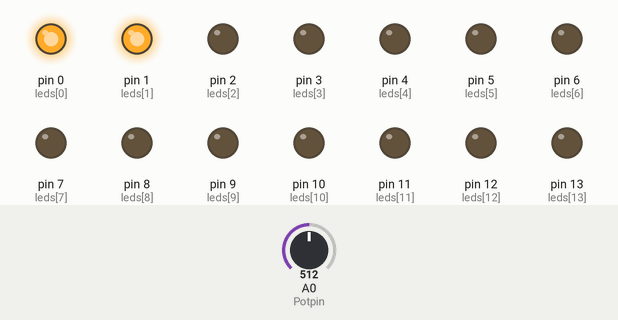
Simulated run of this sketch. Board: Arduino Uno, built with avr-gcc and run on an emulated ATmega328P. Parts: output pins drawn as LEDs (lit = HIGH). Inputs (shaded band) come from the test bench; at power-on: A0 (Potpin) = 512.

Above: at 15.1 s.
15.2 s: A0 (Potpin) set to 0
At 15.7 s:
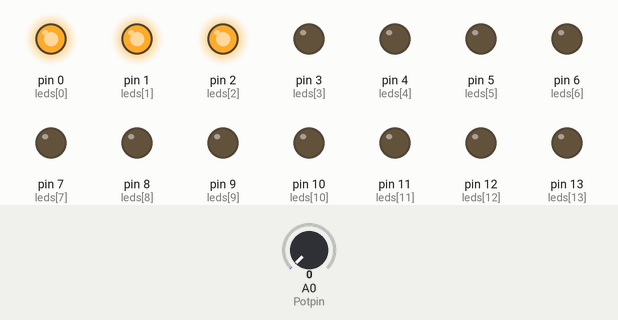
29.2 s: A0 (Potpin) set to 23
At 29.4 s:
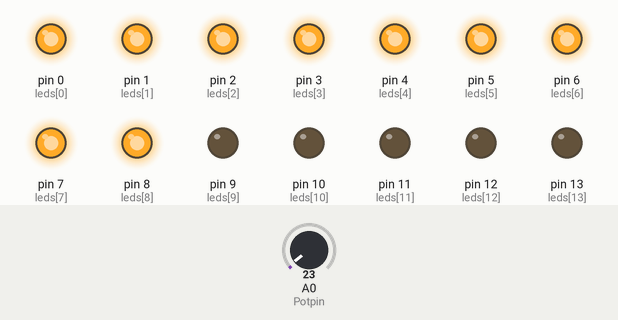
39.9 s: A0 (Potpin) set to 122
At 40.21 s:
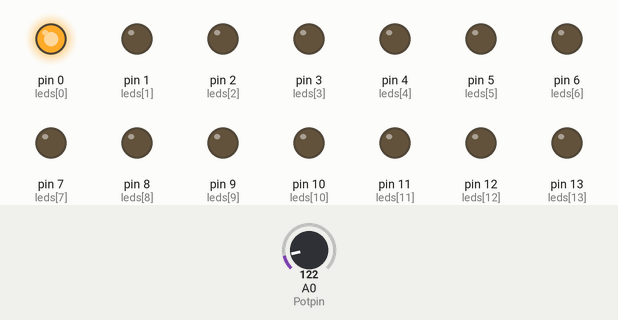
50.6 s: A0 (Potpin) set to 511
61.3 s: A0 (Potpin) set to 306
Timing chart, 0 to 73.0 s (numbered marks = the images above; inputs shaded):
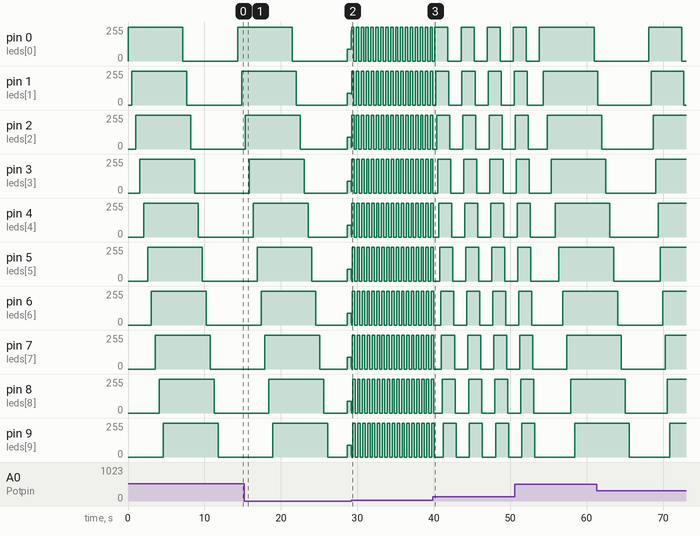

The sketch:

10_Arduino_Controle_Entrada_Analogica.ino
```cpp
const int leds[] = {0,1,2,3,4,5,6,7,8,9,10,11,12,13};
const int Potpin = 0;
int PotValue = 0; //Esta variável armazena o valor lido do potenciômetro

void setup()
{
  for (int i = 0; i <= 13; i++){
  	pinMode(leds[i], OUTPUT);
  }
}

void loop()
{
  PotValue = analogRead(Potpin);
  /*O valor de tensão no potenciômetro
  	é diretamente proporcional
  	ao tempo para trasição de estado dos LEDS */

  for(int i = 0; i<= 13; i++){
    digitalWrite(i, HIGH);
    delay(PotValue);
  }
  for(int i = 0; i<= 13; i++){
    digitalWrite(i, LOW);
    delay(PotValue);
  }
}
```

Measured:
- after the input at 29.2 s, pin 0 (leds[0]): 88/255 → 228/255 at once, then moves between 0/255 and 255/255, repeating every 1.3 s; pin 1 (leds[1]): 88/255 → 81/255 at once, then repeats every 0.59 s: 255/255 0.27 s, 0/255 0.32 s
- after the input at 39.9 s, pin 0 (leds[0]): alternates 255/255 for 1.7 s and 0/255 for 1.7 s, starting after 2.0 s; pin 1 (leds[1]): alternates 255/255 for 1.7 s and 0/255 for 1.7 s, starting after 0.38 s
